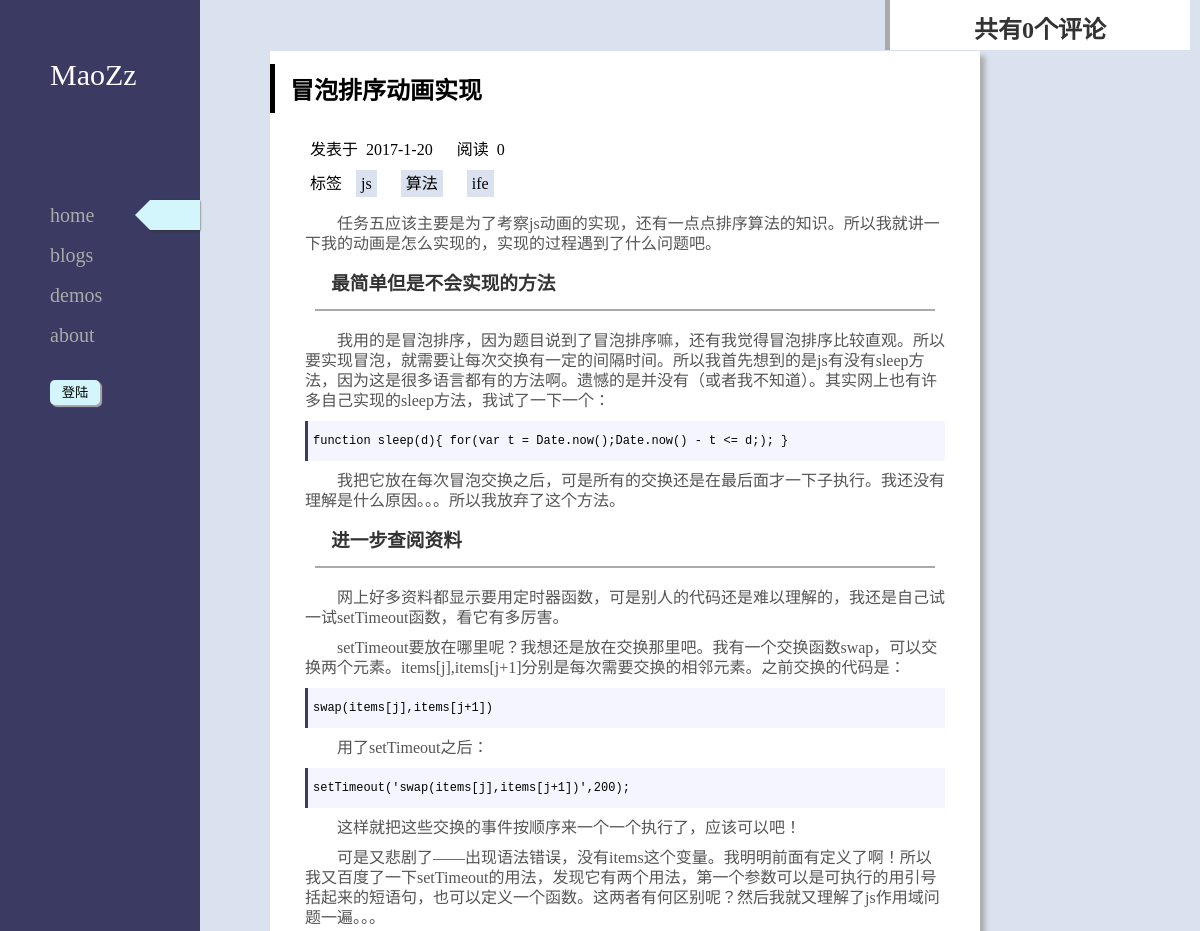
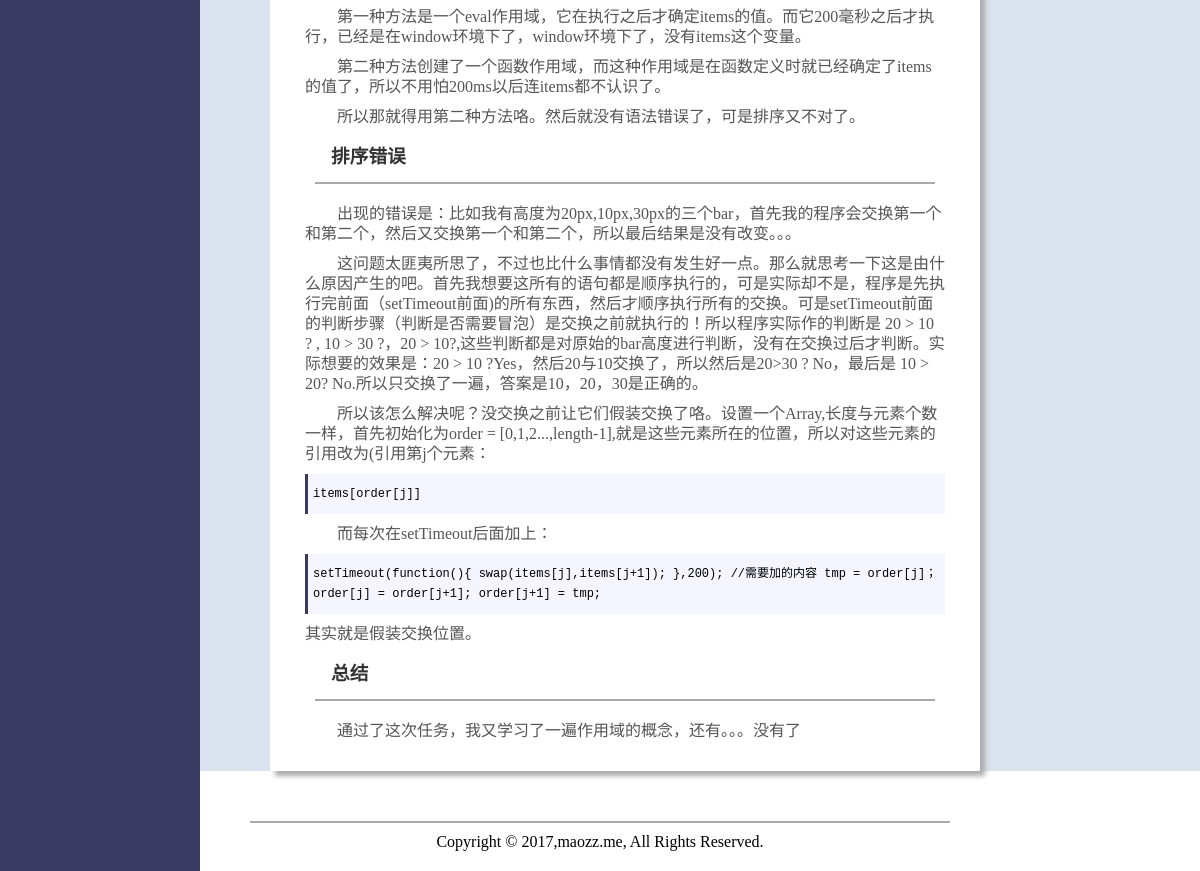
The page /detail/4 on the database its author committed (2 pictures, top to bottom).
### blog/models.py (models this page shows, shortened)
class Post(models.Model):
  title = models.CharField(max_length=30)
  publish_time = models.DateTimeField('Date Published')
  intro = models.TextField()
  view = models.IntegerField(default=0)
  tags = models.ManyToManyField(Tag)

class Tag(models.Model):
  name = models.CharField(max_length=10)
  def __str__(self):
    return self.name

class Blog(Post):
  content = models.TextField()

### blog/views.py (the view)
# urls.py: url(r'^detail/(\d+)/?$',views.detail,name='detail'),
def detail(rq,id):
    islogin,username = validate(rq)
    try:
        post=Blog.objects.get(id=id)
        post.content = markdown(post.content)
        remarks = BlogRemark.objects.filter(blog_id=id)
        if islogin:
            rq.session['blog_id'] = id
        rp = render(rq,'blog.html',{'remarks':remarks,'blog': post,'islogin': islogin,'username': username})
        rp.set_cookie('page','999');
        return rp
    except Blog.DoesNotExist as err:
        try:
            post = Demo.objects.get(id=id)
            remarks = DemoRemark.objects.filter(demo_id=id)
            if islogin:
                 rq.session['demo_id'] = id
            rp = render(rq,'demo.html',{'demo': post,'remarks': remarks})
            rp.set_cookie('page','999');
            return rp
        except Demo.DoesNotExist as err:
            return HttpResponse(status=404)

### blog/views.py (called while the page is built)
def validate(rq):
    username = rq.session.get('username',False)
    islogin = False
    if username:
        islogin = True
    return islogin,username

### blog/templates/blog.html (shortened to what this page needs)
<!DOCTYPE html>
<html lang="en">
<head>
  {% load static %}
  <link href="{% static 'blog/css/base.css' %}" rel="stylesheet">
  <link href="{% static 'blog/css/blog.css' %}" rel="stylesheet">
  <link href="{% static 'blog/css/remark.css' %}" rel="stylesheet">
</head>
<body>
{% include 'common/nav.html' %}
<div class="container">
  <div class="blog">
    <h2>{{ blog.title }}</h2>
    <div class="msg">
      <span class="publish-date">发表于&nbsp&nbsp{{ blog.publish_time | date:'Y-g-j' }}</span>
      <span class="view">阅读&nbsp&nbsp{{ blog.view }}</span>
      <div class="tags">
        <span>标签</span>
        {% for tag in blog.tags.all %}
        <span class="tag">{{ tag }}</span>
        {% endfor %}
      </div>
    </div>
    <div class="content">
    {{ blog.content | safe }}
    </div>
  </div>
</div>
{% include 'common/footer.html' %}
{% include 'common/blog_remark.html' %}
</body>
</html>

### blog/static/blog/css/base.css (style rules this page uses)
* { margin: 0; padding: 0; }
.container { margin-left: 200px; background: #dbe2ef; border-top: 1px solid transparent; }

### blog/static/blog/css/blog.css (style rules this page uses)
.blog { margin: 50px 70px; width: 670px; padding: 20px; background: #fff; box-shadow: 5px 5px 5px #aaa; }
.blog h2 { margin-bottom: 30px; position: relative; }
.blog h2::before { position: absolute; left: -20px; top: -20%; width: 5px; height: 140%; content: ''; background: #000; }
.msg { margin: 20px; }
.msg>* { margin-top: 10px; }
.publish-date { padding-bottom: 10px; margin-right: 20px; }
.tag { padding: 5px; line-height: 20px; background: #dbe2ef; margin: 0 10px; }
.blog h3 { color: #333; margin: 20px; padding-bottom: 15px; border-bottom: 2px #aaa solid; }
.blog p { margin: 10px; text-indent: 2em; color: #555; }
code { text-indent:0; border-left: #3a3a62 solid 3px; display:block; font-size:12px; font-family:Courier, Calibri,"宋体"; margin:10px 0; padding:10px 0 10px 5px; background:#f5f5ff; color:#000; }

### blog/static/blog/css/remark.css (style rules this page uses)
.content { margin: 5px; text-indent: 1em; color: #333; font-size: 16px; line-height: 20px; }

### rows shown on the page
Post: title "冒泡排序动画实现", publish_time "2017-1-20", view "0"
Tag: name "js"
Tag: name "算法"
Tag: name "ife"
Blog: content "任务五应该主要是为了考察js动画的实现，还有一点点排序算法的知识。所以我就讲一下我的动画是怎么实现的，实现的过程遇到了什么问题吧。 最简单但是不会实现的方法 我用的是冒泡排序，因为题目说到了冒泡排序嘛，还有我觉得冒泡排序比较直观。所以要实现冒泡，就需要让每次交换有一定的间隔时间。所以我首先想到的是js有没有sleep方法，因为这是很多语言都有的方法啊。遗憾的是并没有（或者我不知道）。其实网上也有许多自己实现的sleep方法，我试了一下一个： function sleep(d){ for(var t = Date.now();Date.now() - t <= d;); } 我把它放在每次冒泡交换之后，可是所有的交换还是在最后面才一下子执行。我还没有理解是什么原因。。。所以我放弃了这个方法。 进一步查阅资料 网上好多资料都显示要用定时器函数，可是别人的代码还是难以理解的，我还是自己试一试setTimeout函数，看它有多厉害。 setTimeout要放在哪里呢？我想还是放在交换那里吧。我有一个交换函数swap，可以交换两个元素。items[j],items[j+1]分别是每次需要交换的相邻元素。之前交换的代码是： swap(items[j],items[j+1]) 用了setTimeout之后： setTimeout('swap(items[j],items[j+1])',200); 这样就把这些交换的事件按顺序来一个一个执行了，应该可以吧！…"

### other values the page prints
{{ remarks | length }} "0"
